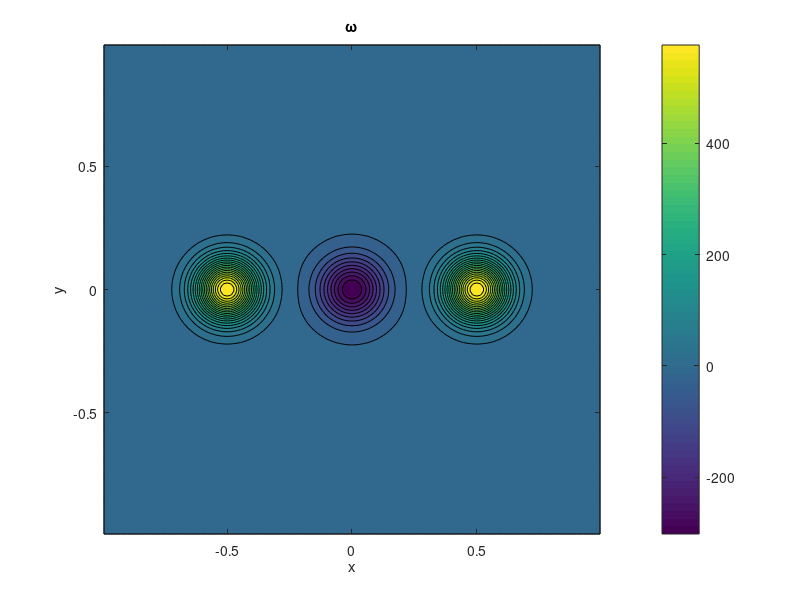

Write the MATLAB code that produced this figure. (Note: this script raises an error after producing the figure.)
clear

% Domain (=[-1,1]^2)
N= 150;
x0 = -1;
x1 =  1;

h = (x1-x0)/N
var = h*h

x = x0+((1:N)-0.5)*h;
y = x;

[xa,ya] = meshgrid(x,y);

ra2 = xa.^2+ya.^2;
ra2A = (xa-0.5).^2+ya.^2;
ra2B = (xa+0.5).^2+ya.^2;

sig = 0.06;

wa = -pi*(1/2)^2*(17.5)*exp(-ra2/4/sig^2)/4/pi/sig^2 + ...
    pi*(1/2)^2*(35)*exp(-ra2A/4/sig^2)/4/pi/sig^2 + ...
    pi*(1/2)^2*(35)*exp(-ra2B/4/sig^2)/4/pi/sig^2;

% Clean up pesky problems at the origin.
for k=1:N
    for l=1:N
        if (isnan(wa(k,l)))
                wa(k,l) = 0.0;
        end
    end
end

contourf(xa,ya,wa,30);
xlabel('x'); ylabel('y'); title('\omega');
colorbar;

w = wa';
w = w(:);
save w.grd w -ASCII
